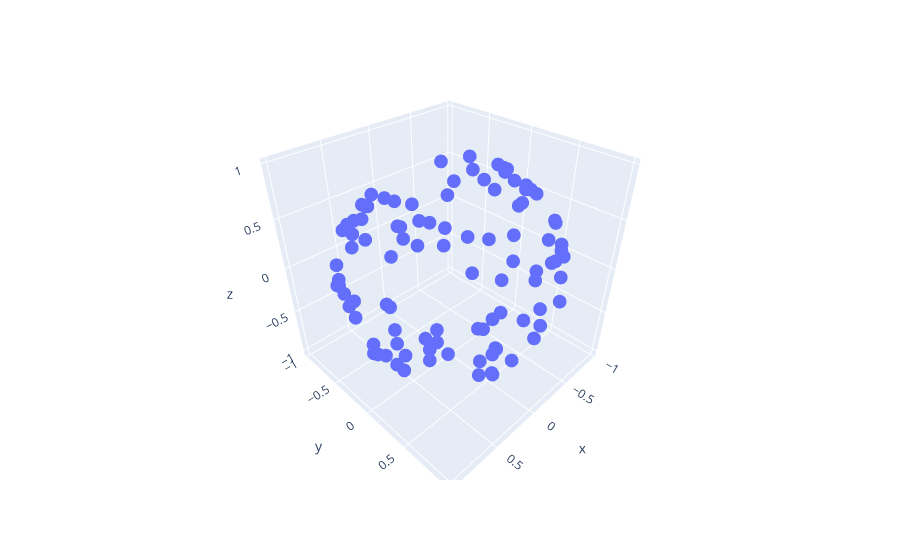

The cell this chart's notebook holds for it:
### Code cell
px.scatter_3d(x=sphere[:, 0], y=sphere[:, 1], z=sphere[:, 2])
